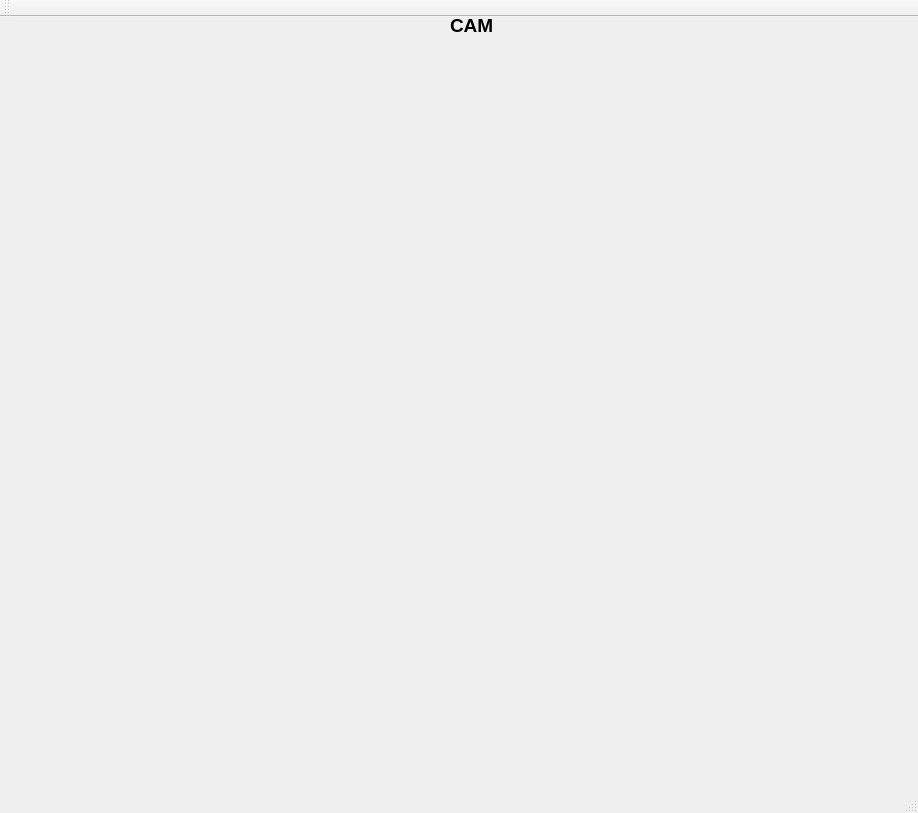
<?xml version="1.0" encoding="UTF-8"?>
<ui version="4.0">
 <class>VizWindow</class>
 <widget class="QMainWindow" name="VizWindow">
  <property name="geometry">
   <rect>
    <x>0</x>
    <y>0</y>
    <width>918</width>
    <height>813</height>
   </rect>
  </property>
  <property name="windowTitle">
   <string>VizWindow</string>
  </property>
  <widget class="QWidget" name="plotWidget">
   <widget class="QWidget" name="gridLayoutWidget">
    <property name="geometry">
     <rect>
      <x>30</x>
      <y>20</y>
      <width>841</width>
      <height>311</height>
     </rect>
    </property>
    <layout class="QGridLayout" name="camLayout"/>
   </widget>
   <widget class="QWidget" name="gridLayoutWidget_2">
    <property name="geometry">
     <rect>
      <x>30</x>
      <y>340</y>
      <width>841</width>
      <height>311</height>
     </rect>
    </property>
    <layout class="QGridLayout" name="plotLayout"/>
   </widget>
   <widget class="QLabel" name="label">
    <property name="geometry">
     <rect>
      <x>450</x>
      <y>0</y>
      <width>61</width>
      <height>16</height>
     </rect>
    </property>
    <property name="font">
     <font>
      <pointsize>14</pointsize>
      <weight>75</weight>
      <bold>true</bold>
     </font>
    </property>
    <property name="text">
     <string>CAM</string>
    </property>
   </widget>
  </widget>
  <widget class="QMenuBar" name="menuBar">
   <property name="geometry">
    <rect>
     <x>0</x>
     <y>0</y>
     <width>918</width>
     <height>29</height>
    </rect>
   </property>
  </widget>
  <widget class="QToolBar" name="mainToolBar">
   <attribute name="toolBarArea">
    <enum>TopToolBarArea</enum>
   </attribute>
   <attribute name="toolBarBreak">
    <bool>false</bool>
   </attribute>
  </widget>
  <widget class="QStatusBar" name="statusBar"/>
 </widget>
 <layoutdefault spacing="6" margin="11"/>
 <resources/>
 <connections/>
</ui>
